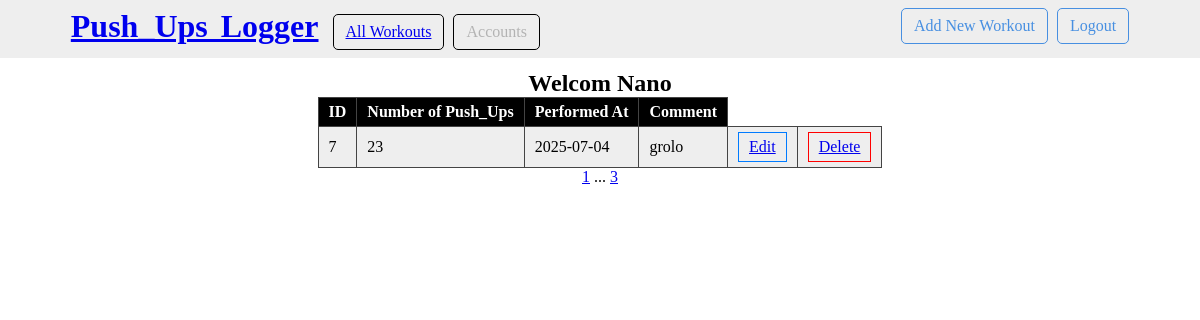
The app's page /all?page=3 (signed in) with its own data.
### models.py (models this page shows)
class User(db.Model,UserMixin):
    __tablename__ = 'user'
    id = db.Column(db.Integer,primary_key=True)
    UserName = db.Column(db.String(100),unique=True)
    email = db.Column(db.String(100),unique=True)
    password = db.Column(db.String(20))
    workouts = db.relationship('Workout',backref='author',lazy=True)

class   Workout(db.Model):
    __tablename__ = 'workout'
    id = db.Column(db.Integer,primary_key=True)
    pushups = db.Column(db.Integer,nullable=False)
    date_posted = db.Column(db.Date,nullable=False,default=datetime.now)
    comment = db.Column(db.Text,nullable=False)
    user_id = db.Column(db.Integer, db.ForeignKey('user.id'), nullable=False)

### main.py (the view)
@main.route('/all')
def user_workouts():
    page = request.args.get('page',1,type=int)
    user = User.query.filter_by(email=current_user.email).first_or_404()
    workouts = Workout.query.filter_by(author=user).paginate(page=page,per_page=3)
    return render_template('all_workouts.html',filestyle='all_workouts.css',workouts=workouts,user=user)

### templates/all_workouts.html (shortened to what this page needs)
{% extends 'base.html' %}
{% block style %}
 <link rel="stylesheet" href="{{ url_for('static',filename='Edit_workout.css') }}">
{% endblock %}
{%block content%}
<center>
    <h1>Welcom {{current_user.UserName}}</h1>
</center>
<center>
    <table >
        <thead>
            <th>ID</th>
            <th>Number of Push_Ups</th>
            <th>Performed At</th>
            <th>Comment</th>
        </thead>
        <tbody>
            {% for task in workouts.items %}
              <tr>
                  <td>{{task.id}}</td>
                  <td>{{task.pushups}}</td>
                  <td>{{task.date_posted}}</td>
                  <td>{{task.comment}}</td>
                  <td><div class="edit-button"><a href="{{ url_for('main.update_workout',workout_id=task.id) }}">Edit</a></div></td>
                  <td><div class="delete-button"><a href="{{ url_for('main.delete_workout',workout_id=task.id) }}">Delete</a></div></td>
              </tr>
            {% endfor %}
        </tbody>
    </table>
    {% for page_num in workouts.iter_pages(left_edge=1,right_edge=1,
    left_current=0,right_current=0) %}
        {% if page_num %}
        <a href="{{ url_for('main.user_workouts',page=page_num) }}">{{ page_num }}</a>
        {%else%}
        ...
        {% endif %}
    {% endfor %}
</center>
{%endblock%}

### static/all_workouts.css (style rules this page uses)
th,td { border: 1px solid #444; padding: 5px 10px; color: white; }
th { background-color: #000; }
td { background-color: #eee; color: #000; }
table { border-collapse: collapse; }
.delete-button { padding: 5px 10px; border: 1px solid #f00; color: #f00; background-color: transparent; cursor: pointer; }
.edit-button { padding: 5px 10px; border: 1px solid rgb(0, 123, 255);; color: rgb(0, 123, 255); background-color: transparent; cursor: pointer; }
table > tbody > tr > td:nth-child(4) { border-right: none; }
table > tbody > tr > td:last-child { border-left: none; }

### templates/base.html (style rules this page uses)
* { box-sizing: border-box; margin: 0; padding: 0; }
body { background-color: #fff; }

### records on screen
User: UserName "Nano"
Workout: id "7", pushups "23", date_posted "2025-07-04", comment "grolo"

### other values on screen
{{ page_num }} "1" "3"
